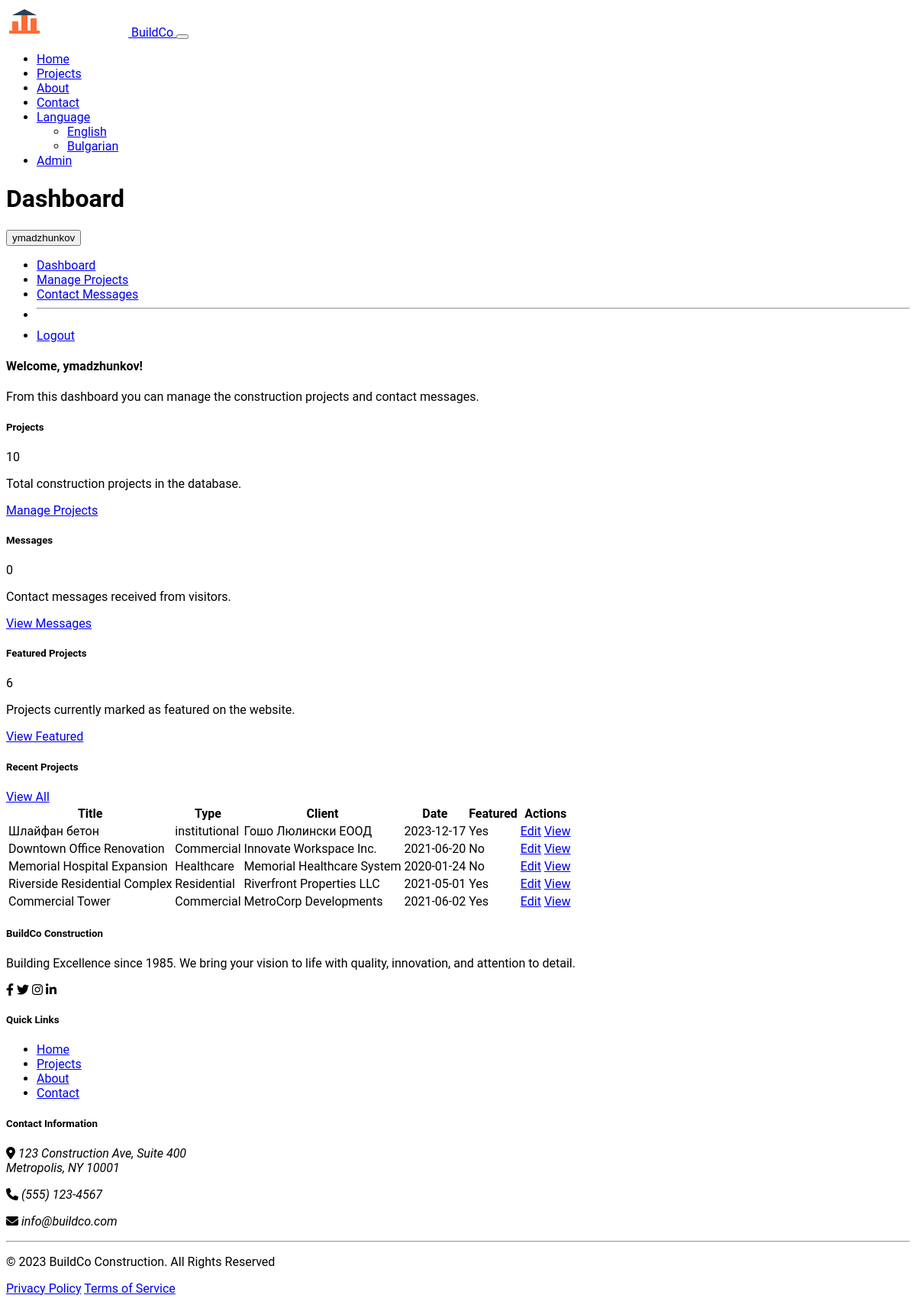
The page /admin (signed in) on the database its author committed.
### models.py (models this page shows, shortened)
class User(UserMixin, db.Model):
    id = db.Column(db.Integer, primary_key=True)
    username = db.Column(db.String(64), unique=True, nullable=False)
    email = db.Column(db.String(120), unique=True, nullable=False)
    password_hash = db.Column(db.String(256))
    is_admin = db.Column(db.Boolean, default=False)
    created_at = db.Column(db.DateTime, default=datetime.utcnow)

class Project(db.Model):
    id = db.Column(db.Integer, primary_key=True)
    title = db.Column(db.String(100), nullable=False)
    slug = db.Column(db.String(120), unique=True, nullable=False)
    description = db.Column(db.Text, nullable=False)
    client = db.Column(db.String(100), nullable=False)
    location = db.Column(db.String(150), nullable=False)
    completion_date = db.Column(db.Date, default=datetime.utcnow)
    square_footage = db.Column(db.Integer)
    project_type = db.Column(db.String(50))
    featured = db.Column(db.Boolean, default=False)
    created_at = db.Column(db.DateTime, default=datetime.utcnow)
    images = db.relationship('ProjectImage', backref='project', cascade='all, delete-orphan')

### routes.py (the view)
@app.route('/admin')
@login_required
def admin_dashboard():
    projects_count = Project.query.count()
    messages_count = ContactMessage.query.count()
    featured_count = Project.query.filter_by(featured=True).count()
    recent_projects = Project.query.order_by(Project.created_at.desc()).limit(5).all()
    return render_template('admin/dashboard.html',
                          title='Dashboard',
                          projects_count=projects_count,
                          messages_count=messages_count,
                          featured_count=featured_count,
                          recent_projects=recent_projects)

### app.py (called while the page is built)
def get_locale():
    if 'language' in session:
        return session['language']
    return request.accept_languages.best_match(app.config['BABEL_SUPPORTED_LOCALES'])

@login_manager.user_loader
def load_user(user_id):
    from models import User
    return User.query.get(int(user_id))

@app.before_request
def before_request():
    g.lang_code = session.get('language', request.accept_languages.best_match(app.config['BABEL_SUPPORTED_LOCALES']) or 'en')

### templates/admin/dashboard.html (shortened to what this page needs)
{% extends "admin/base.html" %}
{% block admin_content %}
<div class="row mb-4">
    <div class="col-md-12">
        <div class="alert alert-info">
            <h4 class="alert-heading">Welcome, {{ current_user.username }}!</h4>
            <p class="mb-0">From this dashboard you can manage the construction projects and contact messages.</p>
        </div>
    </div>
</div>
<div class="row g-4">
    <div class="col-md-4">
        <div class="card h-100 shadow-sm">
            <div class="card-body">
                <h5 class="card-title">Projects</h5>
                <p class="display-4 fw-bold text-primary">{{ projects_count }}</p>
                <p class="card-text">Total construction projects in the database.</p>
            </div>
            <div class="card-footer bg-transparent border-0 text-end">
                <a href="{{ url_for('admin_projects') }}" class="btn btn-sm btn-outline-primary">Manage Projects</a>
            </div>
        </div>
    </div>
    <div class="col-md-4">
        <div class="card h-100 shadow-sm">
            <div class="card-body">
                <h5 class="card-title">Messages</h5>
                <p class="display-4 fw-bold text-primary">{{ messages_count }}</p>
                <p class="card-text">Contact messages received from visitors.</p>
            </div>
            <div class="card-footer bg-transparent border-0 text-end">
                <a href="{{ url_for('admin_messages') }}" class="btn btn-sm btn-outline-primary">View Messages</a>
            </div>
        </div>
    </div>
    <div class="col-md-4">
        <div class="card h-100 shadow-sm">
            <div class="card-body">
                <h5 class="card-title">Featured Projects</h5>
                <p class="display-4 fw-bold text-primary">{{ featured_count }}</p>
                <p class="card-text">Projects currently marked as featured on the website.</p>
            </div>
            <div class="card-footer bg-transparent border-0 text-end">
                <a href="{{ url_for('admin_projects') }}?featured=1" class="btn btn-sm btn-outline-primary">View Featured</a>
            </div>
        </div>
    </div>
</div>
<div class="row mt-4">
    <div class="col-md-12">
        <div class="card shadow-sm">
            <div class="card-header d-flex justify-content-between align-items-center">
                <h5 class="mb-0">Recent Projects</h5>
                <a href="{{ url_for('admin_projects') }}" class="btn btn-sm btn-outline-primary">View All</a>
            </div>
            <div class="card-body">
                <div class="table-responsive">
                    <table class="table table-hover">
                        <thead>
                            <tr>
                                <th>Title</th>
                                <th>Type</th>
                                <th>Client</th>
                                <th>Date</th>
                                <th>Featured</th>
                                <th>Actions</th>
                            </tr>
                        </thead>
                        <tbody>
                            {% for project in recent_projects %}
                            <tr>
                                <td>{{ project.title }}</td>
                                <td>{{ project.project_type }}</td>
                                <td>{{ project.client }}</td>
                                <td>{{ project.completion_date.strftime('%Y-%m-%d') }}</td>
                                <td>
                                    {% if project.featured %}
                                    <span class="badge bg-success">Yes</span>
                                    {% else %}
                                    <span class="badge bg-secondary">No</span>
                                    {% endif %}
                                </td>
                                <td>
                                    <a href="{{ url_for('admin_edit_project', project_id=project.id) }}" class="btn btn-sm btn-outline-primary">Edit</a>
                                    <a href="{{ url_for('project_detail', slug=project.slug) }}" target="_blank" class="btn btn-sm btn-outline-secondary">View</a>
                                </td>
                            </tr>
                            {% else %}
                            <tr>
                                <td colspan="6" class="text-center">No projects found.</td>
                            </tr>
                            {% endfor %}
                        </tbody>
                    </table>
                </div>
            </div>
        </div>
    </div>
</div>
{% endblock %}

### templates/admin/base.html (shortened to what this page needs)
{% extends "base.html" %}
{% block content %}
<div class="container pt-4 pb-4">
    <div class="row mb-4">
        <div class="col-md-8">
            <h1 class="display-5 fw-bold">{{ title }}</h1>
        </div>
        <div class="col-md-4 text-md-end d-flex align-items-center justify-content-md-end">
            {% if current_user.is_authenticated %}
            <div class="dropdown">
                <button class="btn btn-outline-primary dropdown-toggle" type="button" id="adminDropdown" data-bs-toggle="dropdown" aria-expanded="false">
                     {{ current_user.username }}
                </button>
                <ul class="dropdown-menu" aria-labelledby="adminDropdown">
                    <li><a class="dropdown-item" href="{{ url_for('admin_dashboard') }}">Dashboard</a></li>
                    <li><a class="dropdown-item" href="{{ url_for('admin_projects') }}">Manage Projects</a></li>
                    <li><a class="dropdown-item" href="{{ url_for('admin_messages') }}">Contact Messages</a></li>
                    <li><hr class="dropdown-divider"></li>
                    <li><a class="dropdown-item" href="{{ url_for('admin_logout') }}">Logout</a></li>
                </ul>
            </div>
            {% else %}
            <a href="{{ url_for('admin_login') }}" class="btn btn-primary">Login</a>
            {% endif %}
        </div>
    </div>
    {% block admin_content %}{% endblock %}
</div>
{% endblock %}

### static/css/custom.css (style rules this page uses)
:root { --construction-primary: #FF6B35; --construction-secondary: #2E4057; --construction-accent: #FFB563; --construction-light: #E6E8E6; --construction-dark: #1A1A1A; }
body { font-family: 'Roboto', 'Segoe UI', sans-serif; overflow-x: hidden; }
h1, h2, h3, h4, h5, h6 { font-weight: 700; }

### rows shown on the page
User: username "ymadzhunkov"
Project: title "Шлайфан бетон", project_type "institutional", client "Гошо Люлински ЕООД", completion_date "2023-12-17", featured "Yes"
Project: title "Downtown Office Renovation", project_type "Commercial", client "Innovate Workspace Inc.", completion_date "2021-06-20", featured "No"
Project: title "Memorial Hospital Expansion", project_type "Healthcare", client "Memorial Healthcare System", completion_date "2020-01-24", featured "No"
Project: title "Riverside Residential Complex", project_type "Residential", client "Riverfront Properties LLC", completion_date "2021-05-01", featured "Yes"
Project: title "Commercial Tower", project_type "Commercial", client "MetroCorp Developments", completion_date "2021-06-02", featured "Yes"

### other values the page prints
{{ title }} "Dashboard"
{{ projects_count }} "10"
{{ messages_count }} "0"
{{ featured_count }} "6"
